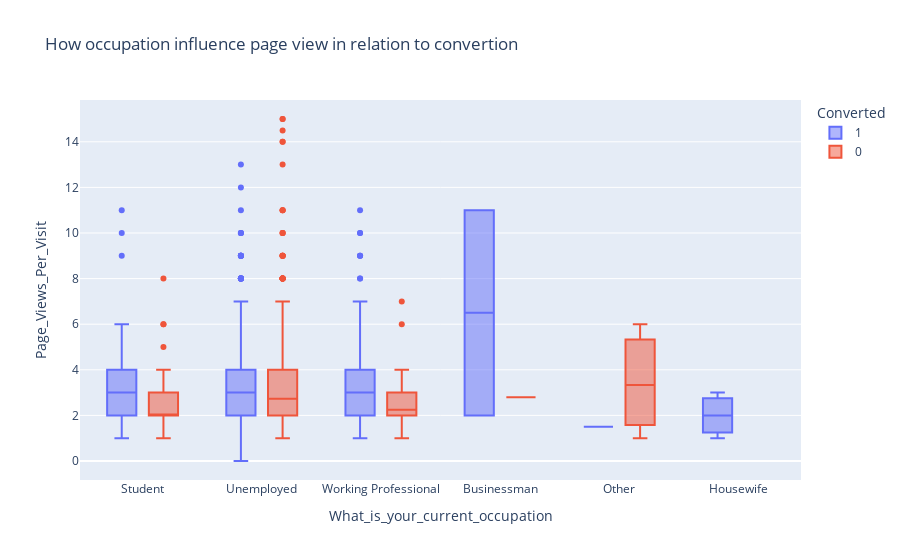

Here is the notebook cell this chart was saved with:
### Code cell
# Relationship between Occupation and page view
plot = px.box(data_frame = df, x='What_is_your_current_occupation', y='Page_Views_Per_Visit', color='Converted', title='How occupation influence page view in relation to convertion')
plot.show()

### Figure 1 — Plotly figure (JSON) as saved in the notebook; plotly's stock layout.template omitted (floating-point values rounded to 4 significant figures; data arrays with more than 128 entries replaced by an {"elided": "..."} marker saying what was removed)
{"data": [{"alignmentgroup": "True", "hovertemplate": "Converted=1<br>What_is_your_current_occupation=%{x}<br>Page_Views_Per_Visit=%{y}<extra></extra>", "legendgroup": "1", "marker": {"color": "#636efa"}, "name": "1", "notched": false, "offsetgroup": "1", "orientation": "v", "showlegend": true, "type": "box", "x": {"elided": "1042 str values"}, "x0": " ", "xaxis": "x", "y": {"elided": "1042 float values"}, "y0": " ", "yaxis": "y"}, {"alignmentgroup": "True", "hovertemplate": "Converted=0<br>What_is_your_current_occupation=%{x}<br>Page_Views_Per_Visit=%{y}<extra></extra>", "legendgroup": "0", "marker": {"color": "#EF553B"}, "name": "0", "notched": false, "offsetgroup": "0", "orientation": "v", "showlegend": true, "type": "box", "x": {"elided": "901 str values"}, "x0": " ", "xaxis": "x", "y": {"elided": "901 float values"}, "y0": " ", "yaxis": "y"}], "layout": {"autosize": true, "boxmode": "group", "legend": {"title": {"text": "Converted"}, "tracegroupgap": 0}, "title": {"text": "How occupation influence page view in relation to convertion"}, "xaxis": {"anchor": "y", "autorange": true, "domain": [0, 1], "range": [-0.5197, 5.52], "title": {"text": "What_is_your_current_occupation"}, "type": "category"}, "yaxis": {"anchor": "x", "autorange": true, "domain": [0, 1], "range": [-0.8333, 15.83], "title": {"text": "Page_Views_Per_Visit"}, "type": "linear"}}}
